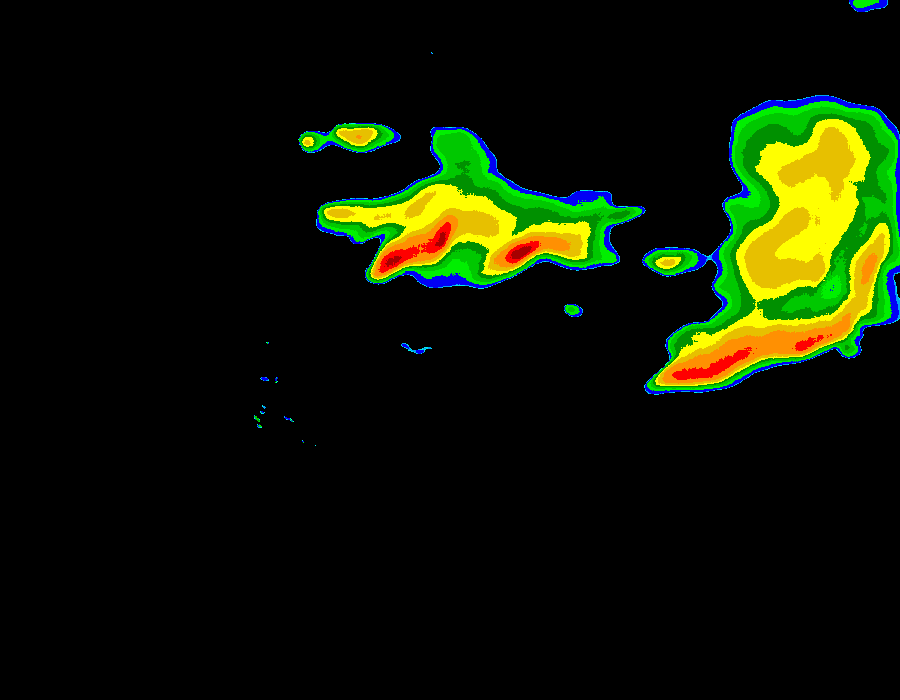
#> input picture edge_show_quit/our_pred/10.png, 900 x 700 px, given as the content of the folder ./ref, which was not available
$ python by_dialate.py
#> lines starting #> are read from the running program, lines starting #| are printed output that depends on the picture; after the words box and inside, x2 and y2 are one past the last pixel; in counts of white or black regions, pixels touching at a corner belong together; pictures that were not available may be replaced by others from this repository, and a replacement may not be noted
import numpy as np
import cv2 as cv
import os
from PIL import Image
kernel_erosion_3 = np.ones([3, 3], dtype=np.uint8)
kernel_erosion_5 = np.array(
    [[0, 0, 1, 0, 0], [0, 1, 1, 1, 0], [1, 1, 1, 1, 1], [0, 1, 1, 1, 0], [0, 0, 1, 0, 0]], dtype=np.uint8)
kernel_dilation_5 = np.array(
    [[0, 1, 1, 1, 0], [1, 1, 1, 1, 1], [1, 1, 1, 1, 1], [1, 1, 1, 1, 1], [0, 1, 1, 1, 0]], dtype=np.uint8)
kernel_dilation_7 = np.array(
    [[0, 0, 1, 1, 1, 0, 0], [1, 1, 1, 1, 1, 1, 1], [1, 1, 1, 1, 1, 1, 1], [1, 1, 1, 1, 1, 1, 1],
     [0, 0, 1, 1, 1, 0, 0]], dtype=np.uint8)

color = {
    0: [0, 0, 0, 0,0],
    1: [0, 236, 236,180],
    2: [0, 200, 0,180],
    3: [1, 0, 246,180],
    4: [255, 255, 0,180],
    5: [231, 192, 0,180],
    6: [255, 0, 0,180],
    7: [0, 0, 0,0]
}
def judgeindex2(list):
    #print("list",list)
    if list[0]<2:
        if list[1]==0:
            if list[2]==0:
                return 0
            else:return 3
        elif list[1]==236: return 1
        elif list[1]==160: return 2
        elif list[1]==239: return 4
        elif list[1]==200: return 5
        elif list[1]==144: return 6
        else:
            print("<2",list)
            return 0
    elif list[0]==255:
        if list[1]==255:
            if list[2]==0:return 7
            elif list[2]==255:return 15
            else:
                print("255")
                return 0
        elif list[1]==144:return 9
        elif list[1]==0:
            if list[2]==0:return 10
            elif list[2]==255:return 13
            else:
                print("3")
                return 0
        else:
            print("4")
            return 0
    elif list[0]==231: return 8
    elif list[0]==166: return 11
    elif list[0]==101: return 12
    elif list[0]==153: return 14
    else: return 0

edge_color = [0,0,0,255]
def judgeindex(number):
    index = 0
    if number == 0: index = 0
    if 0 < number < 10: index = 1
    if 10 <= number < 25: index = 2
    if 25 <= number < 50: index = 3
    if 50 <= number < 100: index = 4
    if 100 <= number < 250: index = 5
    if 250 <= number < 500: index = 6
    if number > 500: index = 7
    return index

def judgenumber(index):
    numbers = [0, 10, 25, 50, 100, 250, 500]
    number = numbers[index]
    return number

def find_edge(img):
    blurred = cv.GaussianBlur(img, (3, 3), 0)
    edges = cv.Canny(blurred, 50, 150)
    return edges

#remove small district whose area <threshold
def remove_small(file,threshold,index_threshold):
    # [5 lines of commented-out code are left out]
    h,w,_ = file.shape
    #print(file.shape)
    binary = np.zeros((h,w),dtype=np.uint8)
    #print(binary.shape)
    for i in range(h):
        for j in range(w):
            #print(file[i,j])
            # try:print(binary[i,j])
            # except:print("hi",i,j)
            # print("done")
            binary[i,j] = judgeindex2(file[i, j])
            if binary[i,j]<index_threshold:
                binary[i,j] = 0
            else:
                binary[i,j] = 1
    contours, hierarch = cv.findContours(binary, cv.RETR_EXTERNAL, cv.CHAIN_APPROX_NONE)
    for i in range(len(contours)):
        area = cv.contourArea(contours[i])
        if area < threshold:
            cv.drawContours(binary, [contours[i]], 0, 0, -1)
    #cv.imwrite("bin.png",binary)
    return binary


def images_gen(true_image_dir,pred_image_dir):
#> called with true_image_dir = './ref', pred_image_dir = './our_pred'
    path_true = true_image_dir
    outdir_true = "./static/images"
    path_our = pred_image_dir
    outdir_our = "./static/edged_images"
    for file in os.listdir(path_true):
        if(file.endswith(".png")):
            #print(os.path.join(path_true, file))
            true_image = cv.imread(os.path.join(path_true, file),cv.IMREAD_UNCHANGED)
#> true_image is the input picture: shape (700, 900, 4); mean B, G, R, A 3.3, 22.7, 14.6, 32.4
            true_image = cv.cvtColor(true_image, cv.COLOR_RGB2BGRA)
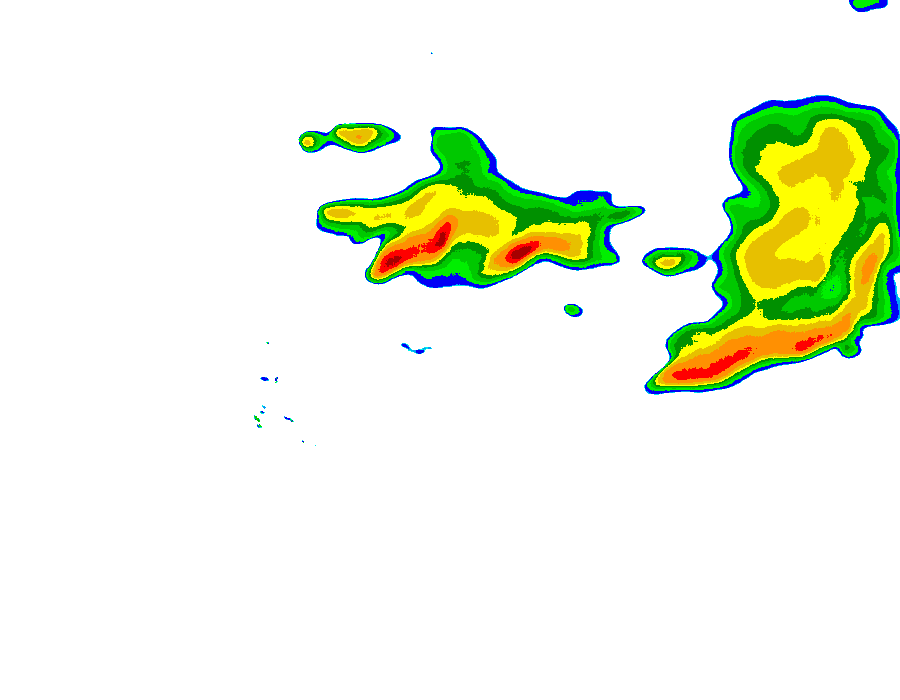
#> true_image: shape (700, 900, 4); mean R, G, B, A 14.6, 22.7, 3.3, 32.4; transparent parts drawn white
            #print("true_image",true_image)
            our_image = cv.imread(os.path.join(path_our, file),cv.IMREAD_UNCHANGED)  # 我们的预测图像
            #print("our_image",our_image)
            our_image=cv.cvtColor(our_image,cv.COLOR_RGB2BGRA)

            removed_img = remove_small(true_image,threshold=500,index_threshold=7)
#> after the loop in remove_small, `for i in range(h):`:
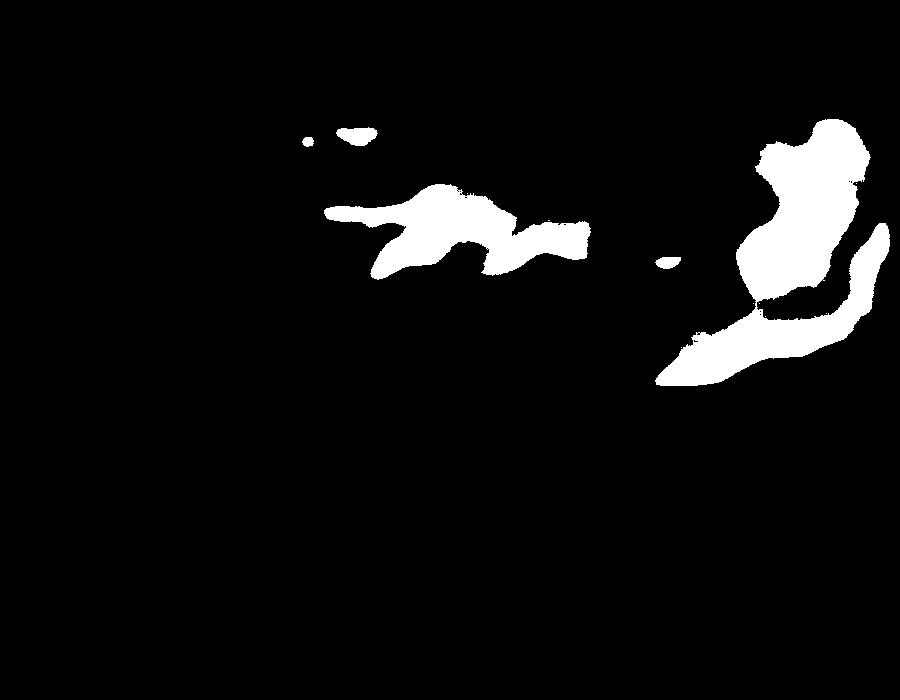
#> binary: shape (700, 900); values 0 (black) and 1 (white), 5.9% white; 13 white regions (8 under 20 px)
#> in remove_small, `contours, hierarch = cv.findContours(binary, cv.RETR_EXTERNAL, cv.CHAI..`: contours = 13 contours, 8 with area under 20; largest, box (x1, y1, x2, y2) and area: (655, 119, 890, 386) 24086, (324, 184, 591, 280) 11502, (336, 127, 378, 146) 512, (655, 257, 681, 269) 208, (302, 137, 314, 147) 77
#> the loop in remove_small, `for i in range(len(contours)):` made 13 passes
#> area on passes 6, 9, 11, 12, 13: 208, 11502.5, 77, 512.5, 24086
#> after the loop in remove_small, `for i in range(len(contours)):`:
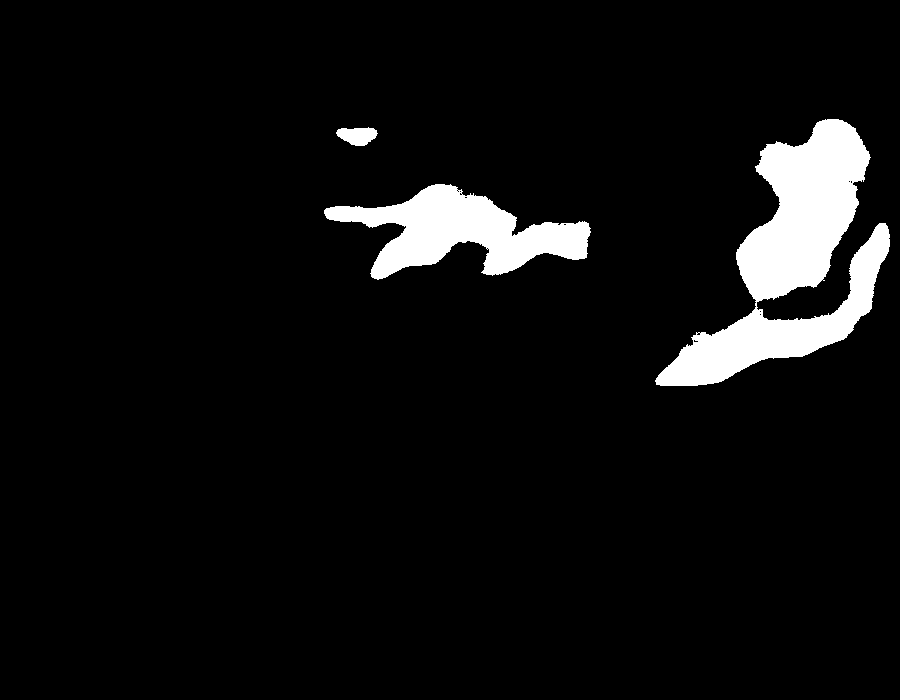
#> binary: shape (700, 900); values 0 (black) and 1 (white), 5.9% white; 3 white regions, box (x1, y1, x2, y2) and area: (655, 119, 890, 386) 24658, (324, 184, 591, 280) 11862, (336, 127, 378, 146) 559
            img = removed_img
            cv.imwrite("img.png", img)
            erosion1 = cv.erode(img, kernel=kernel_erosion_3, iterations=1)
#> erosion1: shape (700, 900); values 0 (black) and 1 (white), 5.4% white; 4 white regions, box (x1, y1, x2, y2) and area: (737, 120, 869, 301) 13837, (325, 185, 589, 278) 10841, (657, 224, 889, 385) 9152, (338, 129, 376, 145) 441
            dilation1 = cv.dilate(erosion1, kernel=kernel_dilation_7, iterations=6)
#> dilation1: shape (700, 900); values 0 (black) and 1 (white), 10.5% white; 3 white regions, box (x1, y1, x2, y2) and area: (639, 108, 900, 397) 41877, (307, 173, 607, 290) 22112, (320, 117, 394, 157) 2433
            dilation2 = cv.dilate(dilation1, kernel=kernel_dilation_5, iterations=3)
#> dilation2: shape (700, 900); values 0 (black) and 1 (white), 12.6% white; 3 white regions, box (x1, y1, x2, y2) and area: (633, 102, 900, 403) 48200, (301, 167, 613, 296) 27226, (314, 111, 400, 163) 3781
            erosion2 = cv.erode(dilation2, kernel=kernel_erosion_5, iterations=6)
#> erosion2: shape (700, 900); values 0 (black) and 1 (white), 9.3% white; 3 white regions, box (x1, y1, x2, y2) and area: (645, 114, 900, 391) 38257, (313, 179, 601, 284) 18585, (326, 123, 388, 151) 1543
            # print("erosion2 == 1", erosion2[erosion2 == 1].shape)
            pic1 = erosion2 * 255

            edge7 = find_edge(pic1)  # (700,900) 0或255的二值图像
#> in find_edge, `edges = cv.Canny(blurred, 50, 150)`: edges: shape (700, 900); 0.29% white in thin lines or dots, all inside (x1, y1, x2, y2) = (312, 113, 900, 391)
            cv.imwrite("edge7.png", edge7)

            removed_img = remove_small(true_image,threshold=500,index_threshold=9)
#> call 2 of remove_small, with threshold = 500, index_threshold = 9
#> after the loop in remove_small (call 2), `for i in range(h):`:
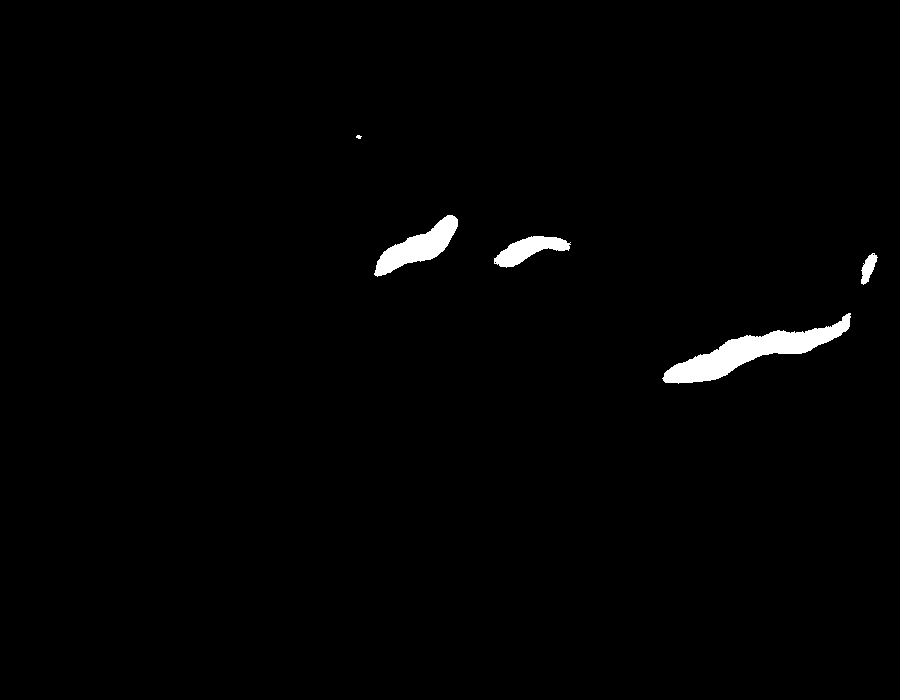
#> binary: shape (700, 900); values 0 (black) and 1 (white), 1.2% white; 5 white regions (1 under 20 px)
#> in remove_small (call 2), `contours, hierarch = cv.findContours(binary, cv.RETR_EXTERNAL, cv.CHAI..`: contours = 5 contours, 1 with area under 20; largest, box (x1, y1, x2, y2) and area: (662, 313, 851, 384) 3941, (374, 215, 458, 277) 1984, (494, 236, 571, 268) 1116, (861, 253, 878, 285) 254
#> the loop in remove_small (call 2), `for i in range(len(contours)):` made 5 passes
#> area on passes 1 to 4: 3941, 253.5, 1115.5, 1983.5
#> after the loop in remove_small (call 2), `for i in range(len(contours)):`:
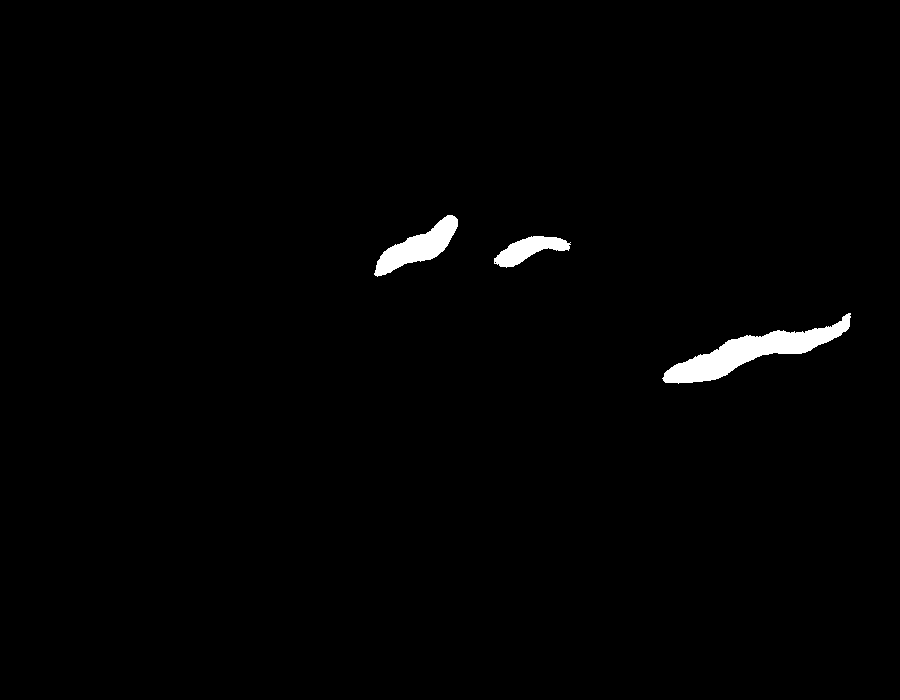
#> binary: shape (700, 900); values 0 (black) and 1 (white), 1.2% white; 3 white regions, box (x1, y1, x2, y2) and area: (662, 313, 851, 384) 4144, (374, 215, 458, 277) 2084, (494, 236, 571, 268) 1200
            img = removed_img
            erosion1 = cv.erode(img, kernel=kernel_erosion_3, iterations=1)
#> erosion1: shape (700, 900); values 0 (black) and 1 (white), 1% white; 3 white regions, box (x1, y1, x2, y2) and area: (664, 315, 849, 382) 3594, (376, 216, 457, 275) 1795, (495, 237, 569, 266) 972
            dilation1 = cv.dilate(erosion1, kernel=kernel_dilation_7, iterations=6)
#> dilation1: shape (700, 900); values 0 (black) and 1 (white), 3.2% white; 3 white regions, box (x1, y1, x2, y2) and area: (646, 303, 867, 394) 10036, (358, 204, 475, 287) 5813, (477, 225, 587, 278) 4038
            dilation2 = cv.dilate(dilation1, kernel=kernel_dilation_5, iterations=3)
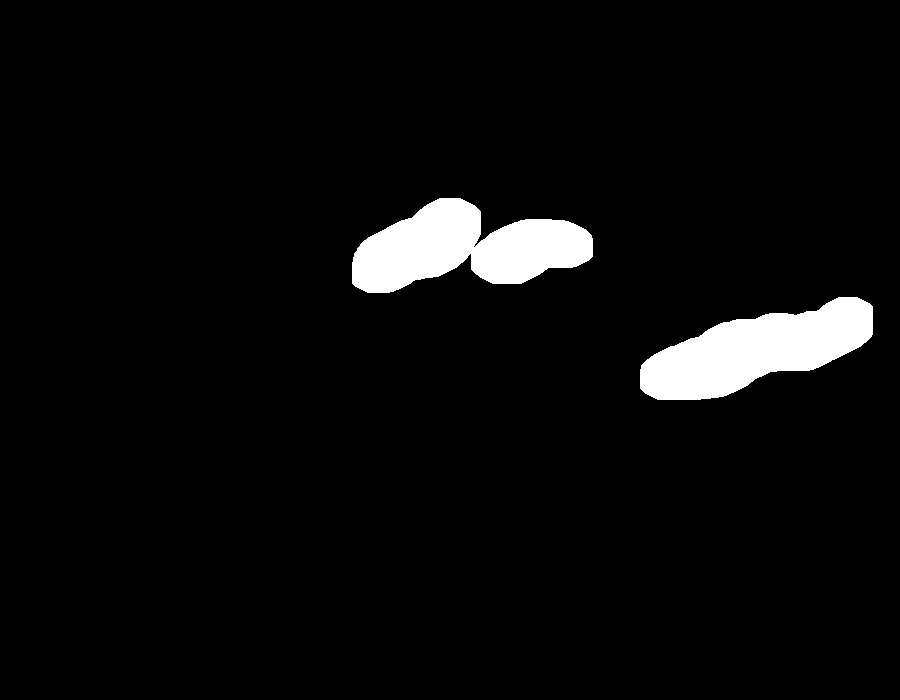
#> dilation2: shape (700, 900); values 0 (black) and 1 (white), 4.3% white; 2 white regions, box (x1, y1, x2, y2) and area: (352, 198, 593, 293) 13892, (640, 297, 873, 400) 13497
            erosion2 = cv.erode(dilation2, kernel=kernel_erosion_5, iterations=6)
#> erosion2: shape (700, 900); values 0 (black) and 1 (white), 2.4% white; 3 white regions, box (x1, y1, x2, y2) and area: (652, 309, 861, 388) 7624, (364, 210, 469, 281) 4474, (481, 231, 581, 272) 2825
            # print("erosion2 == 1", erosion2[erosion2 == 1].shape)
            pic1 = erosion2 * 255

            edge9 = find_edge(pic1)  # (700,900) 0或255的二值图像
#> in find_edge (call 2), `edges = cv.Canny(blurred, 50, 150)`:
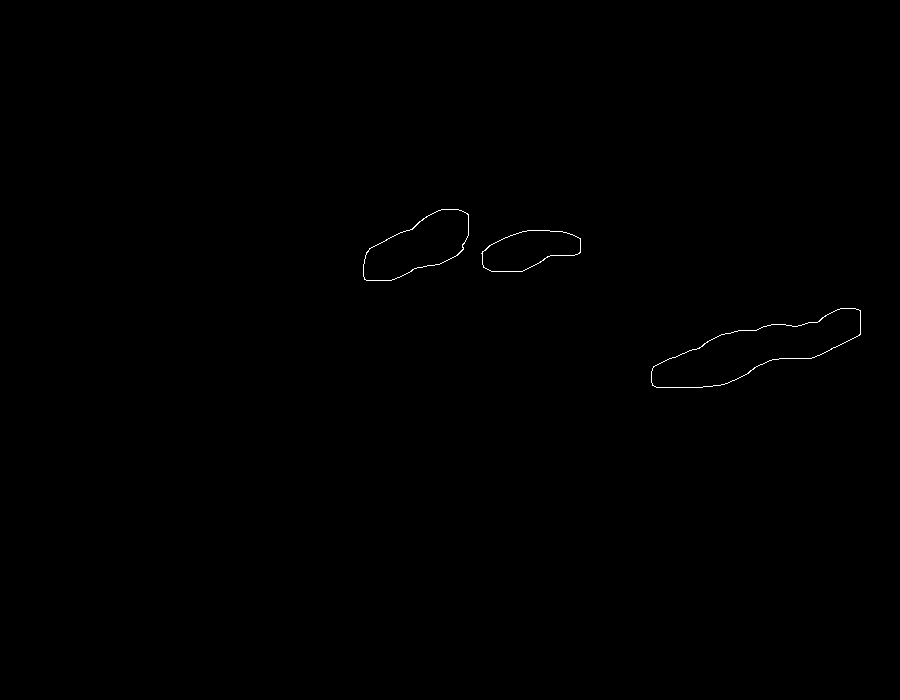
#> edges: shape (700, 900); 0.16% white in thin lines or dots, all inside (x1, y1, x2, y2) = (363, 209, 861, 388)
            cv.imwrite("edge9.png", edge9)

            h,w = edge7.shape
#> h = 700; w = 900
            for i in range(h):
                for j in range(w):
                    if edge7[i,j]==255:
                        true_image[i,j] = edge_color
                        our_image[i,j] = edge_color
                    # if edge9[i,j]==255:
                    #     true_image[i,j] = edge_color
                    #     our_image[i,j] = edge_color
            true_image = Image.fromarray(true_image)
            true_image.save(os.path.join(outdir_true, file), "PNG")
            our_image = Image.fromarray(our_image)
            our_image.save(os.path.join(outdir_our, file), "PNG")
            print(file)


if __name__ == '__main__':
    images_gen("./ref","./our_pred")
'''
12.27(Fri.) 11:12am
done this file.
'''
'''
12.30(Mon.) 13:03
find some test pictures into ./our_pred and resize to 700,900,maybe
'''
